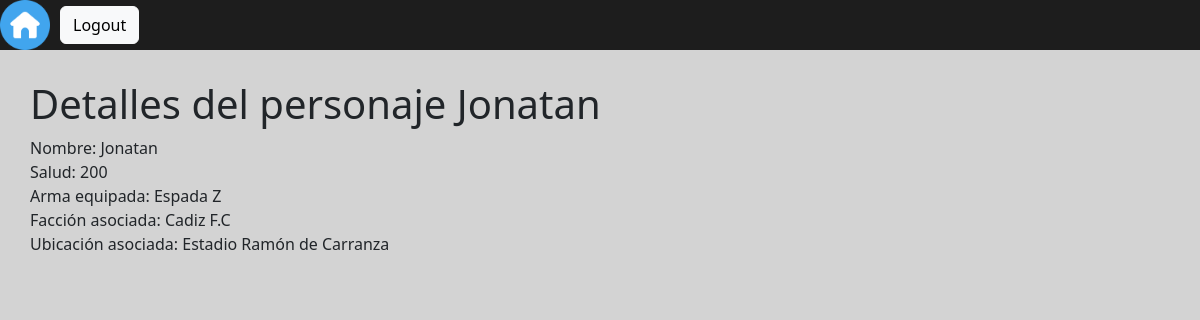
The page /game/personajes/1/ (signed in) on the database its author committed.
### app/models.py (models this page shows)
class Personaje(models.Model):
    nombre = models.CharField(max_length=120)
    salud = models.IntegerField()
    mana = models.IntegerField(default=400)
    arma = models.ForeignKey(Arma, on_delete=models.CASCADE)
    faccion = models.ForeignKey(Faccion, on_delete=models.CASCADE, null=True, blank=True)
    ubicacion = models.ForeignKey(Ubicacion, on_delete=models.CASCADE, null=True, blank=True)
    foto = models.ImageField(upload_to='fotos_proyecto/',null=True, blank=True)
    def __str__(self):
        return self.nombre

class Arma(models.Model):
    nombre = models.CharField(max_length=100)
    dano = models.IntegerField()
    critico = models.IntegerField()
    def __str__(self):
        return self.nombre

class Faccion(models.Model):
    nombre = models.CharField(max_length=100)
    descripcion = models.TextField()
    def __str__(self):
        return self.nombre

class Ubicacion(models.Model):
    nombre = models.CharField(max_length=100)
    descripcion = models.TextField()
    def __str__(self):
        return self.nombre

### app/views.py (the view)
# urls.py: path('personajes/<int:pk>/', views.DetailCharacters.as_view(), name='personajes_id'),
class DetailCharacters(LoginRequiredMixin, DetailView):
    model = Personaje
    template_name = "app/detalles-personaje.html"
    context_object_name = "personaje"

### app/templates/app/detalles-personaje.html (shortened to what this page needs)
{% load static %}
<!DOCTYPE html>
<html lang="en">
<head>
   <link href="https://cdn.jsdelivr.net/npm/bootstrap@5.3.3/dist/css/bootstrap.min.css" rel="stylesheet">
</head>
<body style="background-color: lightgray;">
<header style="background-color: #1D1D1D" class="d-flex flex-wrap align-items-center justify-content-start">
   <a href="{% url 'index' %}"><img src='{% static "home(2).png" %}' alt='home' style='width:50px;height:50px; margin-right: 10px'></a>
   <form action='{% url 'logout' %}' method='POST'>
       <button type='submit' class='btn btn-light'>Logout</button>
   </form>
</header>
<div style="margin-top: 30px; margin-left: 30px;">
   <h1>Detalles del personaje {{ personaje }}</h1>
   <li style="list-style-type: none">Nombre: {{ personaje }}</li>
   <li style="list-style-type: none">Salud: {{ personaje.salud }}</li>
   <li style="list-style-type: none">Arma equipada: {{ personaje.arma }}</li>
   <li style="list-style-type: none">Facción asociada: {{ personaje.faccion }}</li>
   <li style="list-style-type: none">Ubicación asociada: {{ personaje.ubicacion }}</li>
</div>
</body>
</html>

### rows shown on the page
Personaje: nombre "Jonatan", salud "200", arma "Espada Z", faccion "Cadiz F.C", ubicacion "Estadio Ramón de Carranza"
